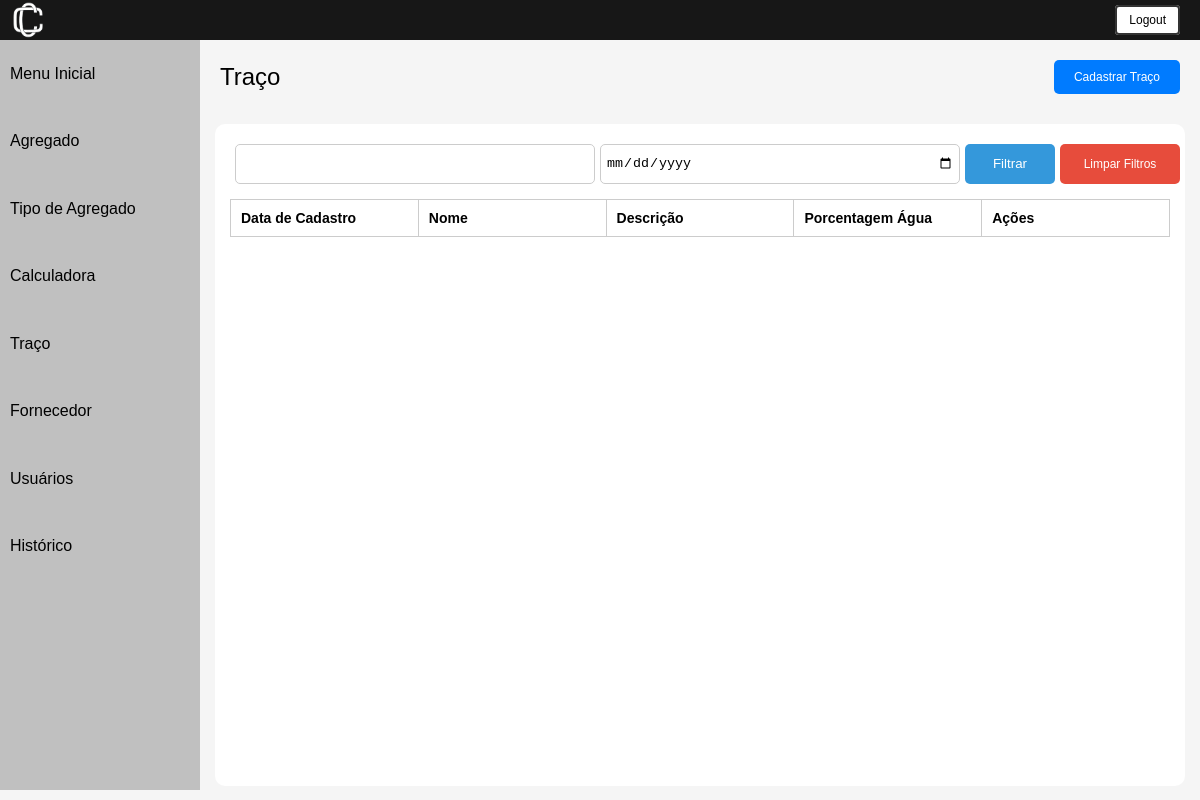
The page /filtrar_tracos/ (signed in) on the database as committed earlier.
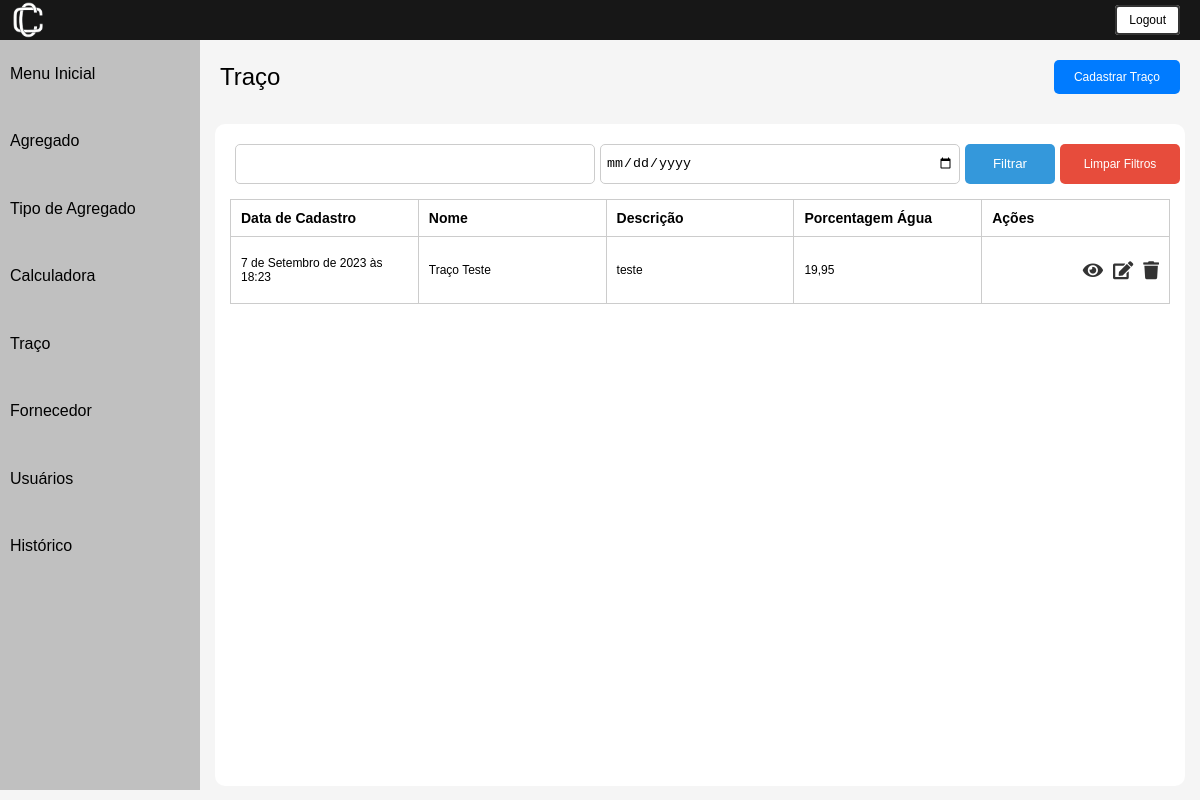
The same page on the database as committed later.
### usuarios/models.py (models this page shows, shortened)
class Traco(models.Model):
    nome = models.CharField(max_length=20, unique=True)
    descricao = models.CharField(max_length=250)
    porcentagem_agua = models.FloatField()
    agregados = models.ManyToManyField(Agregado, through='TracoAgregado', blank=True)
    data_cadastro = models.DateTimeField(default=timezone.now)
    class Meta:
        db_table = "traco"

### usuarios/views.py (the view)
# urls.py: path('filtrar_tracos/', views.filtrar_tracos, name='filtrar_tracos'),
@login_required
def filtrar_tracos(request):
    if request.method == 'GET':
        filtro_data = request.GET.get('data')
        filtro_nome = request.GET.get('nome')
        tracos_filtrados = Traco.objects.all()
        if filtro_data:
            data_selecionada = timezone.make_aware(datetime.strptime(filtro_data, '%Y-%m-%d'))
            data_selecionada_date = data_selecionada.date()
            tracos_filtrados = tracos_filtrados.filter(data_cadastro__date=data_selecionada_date)
        if filtro_nome:
            tracos_filtrados = tracos_filtrados.filter(nome__icontains=filtro_nome)
        if 'limpar' in request.GET:
            return HttpResponseRedirect(request.path_info)
        context = {
            'traco': tracos_filtrados,
        }
        return render(request, 'traco/index.html', context)

### usuarios/templates/traco/index.html (shortened to what this page needs)
{% load static %}
{% block content %}
<html lang="pt-br">
<head>
    <link rel="stylesheet" href="{% static 'css/listar.css' %}">
    <link rel="stylesheet" href="https://cdnjs.cloudflare.com/ajax/libs/font-awesome/5.15.4/css/all.min.css">
</head>
<body>
     {% include "utils/header.html" %}
    <div class="container">
         {% include "utils/sidebar.html" %}
        <div class="content">
            <div class="cadastrar_btn">
                <a class="nome-pagina">Traço</a>
                <a href="{% url 'cadastrar_traco' %}" class="btn_cadastrar">Cadastrar Traço</a>
            </div>
            <div class = 'all-content'>
                {% include "utils/filtrar.html" %}
                <div class="lista">
                    <table>
                        <thead>
                            <tr>
                                <th>Data de Cadastro</th>
                                <th>Nome</th>
                                <th>Descrição</th>
                                <th>Porcentagem Água</th>
                                <th>Ações</th>
                            </tr>
                        </thead>
                        <tbody>
                            {% for elemento in traco %}
                                <tr>
                                    <td>{{ elemento.data_cadastro }}</td>
                                    <td>{{ elemento.nome }}</td>
                                    <td>{{ elemento.descricao }}</td>
                                    <td>{{ elemento.porcentagem_agua }}</td>
                                    <td class="align-right">
                                      <div class="btn-action-container">
                                        <a href="{% url 'inspecionar_traco' elemento.id %}" class="btn-action"><i class="fa fa-eye"></i></a>
                                        <a href="{% url 'editar_traco' elemento.id %}" class="btn-action"><i class="fa fa-edit"></i></a>
                                        <button class="btn-action btn-deletar" data-id="{{ elemento.id }}" data-url="{% url 'deletar_traco' elemento.id %}"><i class="fa fa-trash"></i></button>
                                      </div>
                                    </td>
                            </tr>
                            {% endfor %}
                        </tbody>
                    </table>
                </div>
            </div>
        </div>
        </div>
</body>
{% endblock %}

Rows that differ between the two databases and show on the page:
added Traco: data_cadastro "7 de Setembro de 2023 às 18:23", nome "Traço Teste", descricao "teste", porcentagem_agua "19,95"
